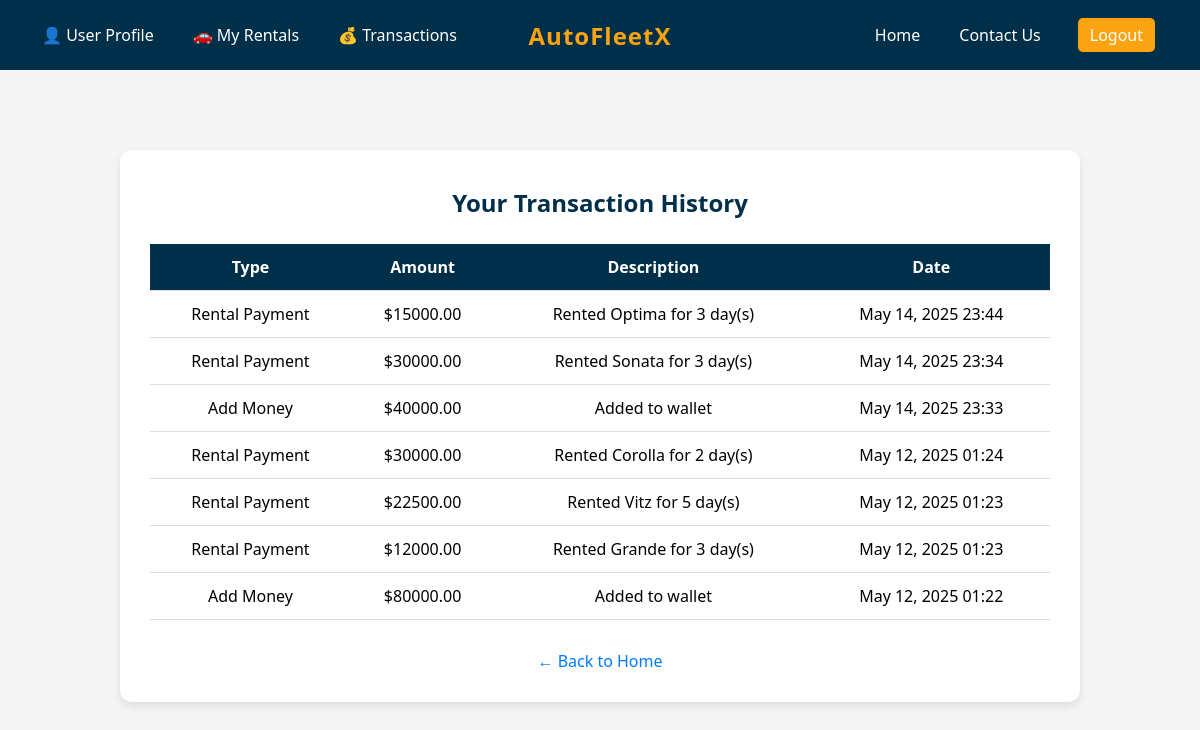
The page /transactions/ (signed in) on the database as committed earlier.
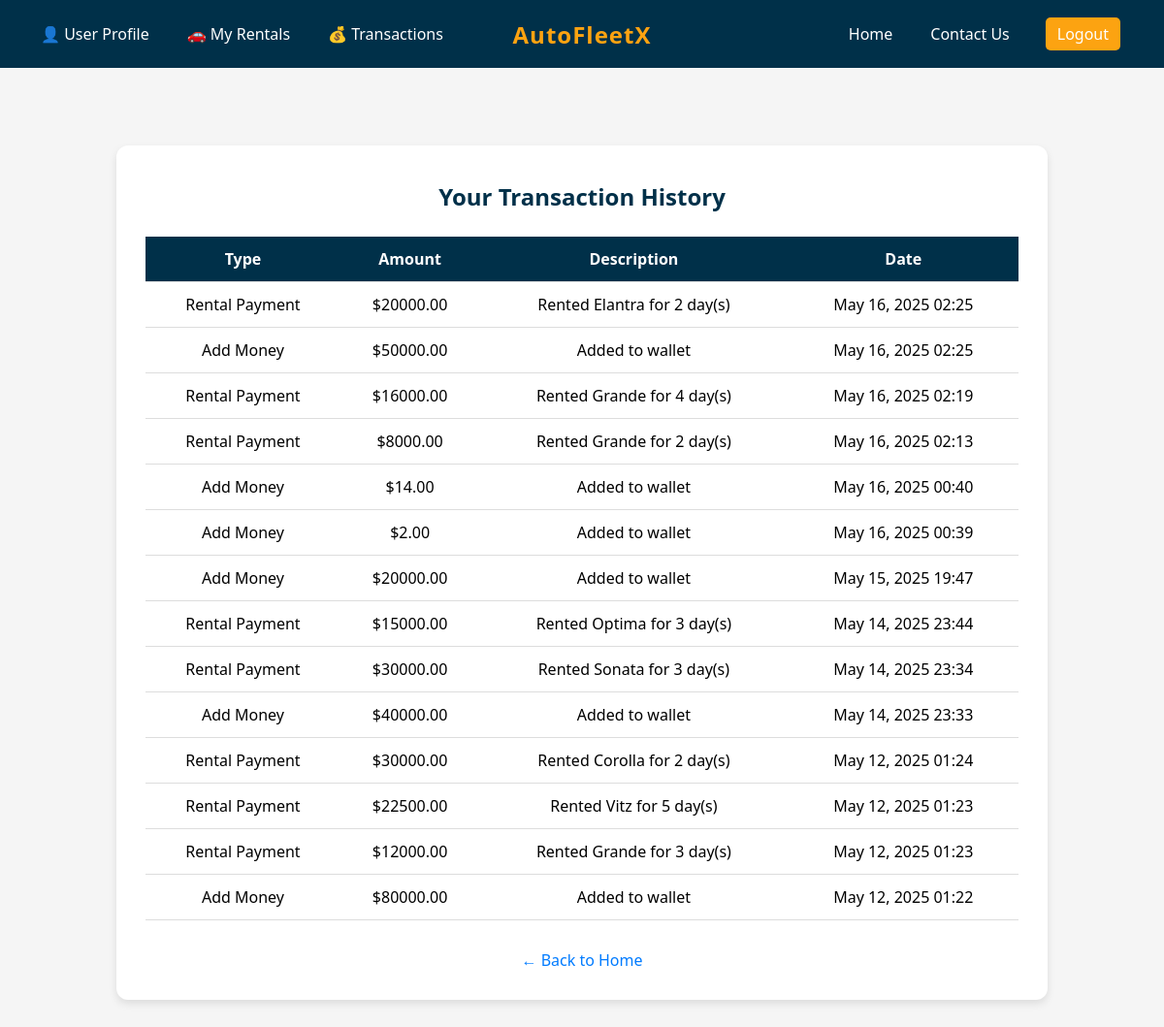
The same page on the database as committed later.
### main_app/models.py (models this page shows, shortened)
class TimeStampedModel(models.Model):
    created_at = models.DateTimeField(auto_now_add=True)
    class Meta:
        abstract = True

class Transaction(TimeStampedModel):
    TRANSACTION_TYPES = (
        ('ADD', 'Add Money'),
        ('PAYMENT', 'Rental Payment'),
    )
    user = models.ForeignKey(CustomUser, on_delete=models.CASCADE, related_name='transactions')
    amount = models.DecimalField(max_digits=10, decimal_places=2)
    transaction_type = models.CharField(max_length=10, choices=TRANSACTION_TYPES)
    description = models.CharField(max_length=255, blank=True, null=True)

### main_app/views.py (the view)
# urls.py: path('transactions/', views.transaction_history, name='transaction_history'),
@login_required
def transaction_history(request):
    transactions = Transaction.objects.filter(user=request.user).order_by('-created_at') # this minus sign before "created_at" will sort the transactions in descending order
    return render(request, 'main_app/transaction_history.html', {'transactions': transactions})

### main_app/templates/main_app/transaction_history.html (shortened to what this page needs)
{% extends 'base.html' %}
{% block content %}
<!DOCTYPE html>
<html lang="en">
<head>
</head>
<body>
<div class="history-container">
    <h2>Your Transaction History</h2>
    {% if transactions %}
    <table class="transaction-table">
        <thead>
            <tr>
                <th>Type</th>
                <th>Amount</th>
                <th>Description</th>
                <th>Date</th>
            </tr>
        </thead>
        <tbody>
            {% for tx in transactions %}
            <tr>
                <td>{{ tx.get_transaction_type_display }}</td>
                <td>${{ tx.amount }}</td>
                <td>{{ tx.description }}</td>
                <td>{{ tx.created_at|date:"M d, Y H:i" }}</td>
            </tr>
            {% endfor %}
        </tbody>
    </table>
    {% else %}
        <p class="no-transactions">You have no transaction history yet.</p>
    {% endif %}
    <div style="text-align: center; margin-top: 30px;">
        <a href="{% url 'home' %}" style="color: #007BFF; text-decoration: none;">&larr; Back to Home</a>
    </div>
</div>
</body>
</html>
{% endblock %}

Rows that differ between the two databases and show on the page:
added Transaction: transaction_type "Rental Payment", amount "20000.00", description "Rented Elantra for 2 day(s)", created_at "May 16, 2025 02:25"
added Transaction: transaction_type "Add Money", amount "50000.00", description "Added to wallet", created_at "May 16, 2025 02:25"
added Transaction: transaction_type "Rental Payment", amount "16000.00", description "Rented Grande for 4 day(s)", created_at "May 16, 2025 02:19"
added Transaction: transaction_type "Rental Payment", amount "8000.00", description "Rented Grande for 2 day(s)", created_at "May 16, 2025 02:13"
added Transaction: transaction_type "Add Money", amount "14.00", description "Added to wallet", created_at "May 16, 2025 00:40"
added Transaction: transaction_type "Add Money", amount "2.00", description "Added to wallet", created_at "May 16, 2025 00:39"
added Transaction: transaction_type "Add Money", amount "20000.00", description "Added to wallet", created_at "May 15, 2025 19:47"
